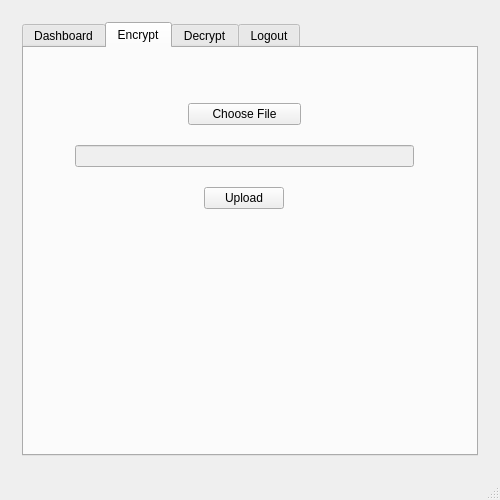
<?xml version="1.0" encoding="UTF-8"?>
<ui version="4.0">
 <class>MainWindow</class>
 <widget class="QMainWindow" name="MainWindow">
  <property name="geometry">
   <rect>
    <x>0</x>
    <y>0</y>
    <width>500</width>
    <height>500</height>
   </rect>
  </property>
  <property name="minimumSize">
   <size>
    <width>500</width>
    <height>500</height>
   </size>
  </property>
  <property name="maximumSize">
   <size>
    <width>500</width>
    <height>500</height>
   </size>
  </property>
  <property name="windowTitle">
   <string>MainWindow</string>
  </property>
  <widget class="QWidget" name="centralWidget">
   <property name="enabled">
    <bool>true</bool>
   </property>
   <layout class="QHBoxLayout" name="horizontalLayout_2">
    <item>
     <widget class="QStackedWidget" name="stackedWidget">
      <property name="enabled">
       <bool>true</bool>
      </property>
      <property name="currentIndex">
       <number>1</number>
      </property>
      <widget class="QWidget" name="login">
       <property name="styleSheet">
        <string notr="true"/>
       </property>
       <widget class="QFrame" name="verticalFrame">
        <property name="geometry">
         <rect>
          <x>50</x>
          <y>70</y>
          <width>382</width>
          <height>201</height>
         </rect>
        </property>
        <property name="layoutDirection">
         <enum>Qt::LeftToRight</enum>
        </property>
        <property name="styleSheet">
         <string notr="true">QFrame {
	background: orange;
}
QFrame{
	border-radius: 8px;
}
QLineEdit{
	background-color: white;}
QFrame{
	padding: 5px;
}
.QFrame{
	border: 1px solid grey;
}</string>
        </property>
        <property name="frameShape">
         <enum>QFrame::NoFrame</enum>
        </property>
        <layout class="QGridLayout" name="gridLayout">
         <item row="2" column="1">
          <widget class="QLineEdit" name="password">
           <property name="styleSheet">
            <string notr="true"/>
           </property>
           <property name="text">
            <string>password</string>
           </property>
           <property name="echoMode">
            <enum>QLineEdit::Password</enum>
           </property>
          </widget>
         </item>
         <item row="1" column="0">
          <widget class="QLabel" name="emailLabel">
           <property name="text">
            <string>Email</string>
           </property>
           <property name="alignment">
            <set>Qt::AlignRight|Qt::AlignTrailing|Qt::AlignVCenter</set>
           </property>
          </widget>
         </item>
         <item row="1" column="1">
          <widget class="QLineEdit" name="email">
           <property name="enabled">
            <bool>true</bool>
           </property>
           <property name="text">
            <string>ceo@test.com</string>
           </property>
          </widget>
         </item>
         <item row="3" column="1">
          <widget class="QLabel" name="statusLabel">
           <property name="enabled">
            <bool>true</bool>
           </property>
           <property name="text">
            <string/>
           </property>
           <property name="alignment">
            <set>Qt::AlignCenter</set>
           </property>
          </widget>
         </item>
         <item row="2" column="0">
          <widget class="QLabel" name="passwordLabel">
           <property name="text">
            <string>Password</string>
           </property>
           <property name="alignment">
            <set>Qt::AlignRight|Qt::AlignTrailing|Qt::AlignVCenter</set>
           </property>
          </widget>
         </item>
         <item row="0" column="0" colspan="2" alignment="Qt::AlignHCenter">
          <widget class="QLabel" name="label">
           <property name="text">
            <string>Login</string>
           </property>
           <property name="alignment">
            <set>Qt::AlignCenter</set>
           </property>
          </widget>
         </item>
         <item row="4" column="1">
          <layout class="QHBoxLayout" name="horizontalLayout">
           <item>
            <widget class="QPushButton" name="cancelButton">
             <property name="text">
              <string>Cancel</string>
             </property>
            </widget>
           </item>
           <item>
            <widget class="QPushButton" name="loginButton">
             <property name="text">
              <string>Login</string>
             </property>
            </widget>
           </item>
          </layout>
         </item>
        </layout>
       </widget>
      </widget>
      <widget class="QWidget" name="page_2">
       <layout class="QHBoxLayout" name="horizontalLayout_5">
        <item>
         <widget class="QTabWidget" name="tabWidget">
          <property name="currentIndex">
           <number>1</number>
          </property>
          <widget class="QWidget" name="Dashboard">
           <attribute name="title">
            <string>Dashboard</string>
           </attribute>
           <widget class="QLabel" name="tabStatusLabel">
            <property name="geometry">
             <rect>
              <x>110</x>
              <y>30</y>
              <width>211</width>
              <height>71</height>
             </rect>
            </property>
            <property name="text">
             <string>TextLabel</string>
            </property>
            <property name="alignment">
             <set>Qt::AlignCenter</set>
            </property>
           </widget>
          </widget>
          <widget class="QWidget" name="Encrypt">
           <attribute name="title">
            <string>Encrypt</string>
           </attribute>
           <widget class="QWidget" name="verticalLayoutWidget">
            <property name="geometry">
             <rect>
              <x>40</x>
              <y>30</y>
              <width>361</width>
              <height>159</height>
             </rect>
            </property>
            <layout class="QVBoxLayout" name="verticalLayout">
             <item alignment="Qt::AlignHCenter">
              <widget class="QPushButton" name="fileChooseButton">
               <property name="sizePolicy">
                <sizepolicy hsizetype="Fixed" vsizetype="Fixed">
                 <horstretch>0</horstretch>
                 <verstretch>0</verstretch>
                </sizepolicy>
               </property>
               <property name="minimumSize">
                <size>
                 <width>113</width>
                 <height>0</height>
                </size>
               </property>
               <property name="styleSheet">
                <string notr="true"/>
               </property>
               <property name="text">
                <string>Choose File</string>
               </property>
              </widget>
             </item>
             <item>
              <widget class="QLineEdit" name="uploadFileLineEdit">
               <property name="enabled">
                <bool>false</bool>
               </property>
              </widget>
             </item>
             <item alignment="Qt::AlignHCenter">
              <widget class="QPushButton" name="uploadButton">
               <property name="sizePolicy">
                <sizepolicy hsizetype="Fixed" vsizetype="Fixed">
                 <horstretch>0</horstretch>
                 <verstretch>0</verstretch>
                </sizepolicy>
               </property>
               <property name="styleSheet">
                <string notr="true"/>
               </property>
               <property name="text">
                <string>Upload</string>
               </property>
              </widget>
             </item>
            </layout>
           </widget>
          </widget>
          <widget class="QWidget" name="Decrypt">
           <attribute name="title">
            <string>Decrypt</string>
           </attribute>
           <widget class="QPushButton" name="getFile">
            <property name="geometry">
             <rect>
              <x>170</x>
              <y>0</y>
              <width>113</width>
              <height>32</height>
             </rect>
            </property>
            <property name="text">
             <string>get file</string>
            </property>
           </widget>
           <widget class="QProgressBar" name="downloadProgress">
            <property name="geometry">
             <rect>
              <x>30</x>
              <y>370</y>
              <width>391</width>
              <height>21</height>
             </rect>
            </property>
            <property name="value">
             <number>0</number>
            </property>
           </widget>
           <widget class="QTableWidget" name="fileList">
            <property name="geometry">
             <rect>
              <x>30</x>
              <y>70</y>
              <width>391</width>
              <height>241</height>
             </rect>
            </property>
           </widget>
           <widget class="QWidget" name="horizontalLayoutWidget">
            <property name="geometry">
             <rect>
              <x>30</x>
              <y>310</y>
              <width>391</width>
              <height>41</height>
             </rect>
            </property>
            <layout class="QHBoxLayout" name="horizontalLayout_3">
             <item>
              <widget class="QLineEdit" name="fileNameLineEdit"/>
             </item>
             <item>
              <widget class="QPushButton" name="downloadFileButton">
               <property name="styleSheet">
                <string notr="true"/>
               </property>
               <property name="text">
                <string>Download File</string>
               </property>
              </widget>
             </item>
            </layout>
           </widget>
           <widget class="QWidget" name="horizontalLayoutWidget_2">
            <property name="geometry">
             <rect>
              <x>30</x>
              <y>30</y>
              <width>391</width>
              <height>41</height>
             </rect>
            </property>
            <layout class="QHBoxLayout" name="horizontalLayout_4">
             <item>
              <widget class="QLabel" name="label_2">
               <property name="sizePolicy">
                <sizepolicy hsizetype="Fixed" vsizetype="Preferred">
                 <horstretch>0</horstretch>
                 <verstretch>0</verstretch>
                </sizepolicy>
               </property>
               <property name="text">
                <string>User Name</string>
               </property>
              </widget>
             </item>
             <item>
              <widget class="QComboBox" name="comboBox"/>
             </item>
             <item>
              <widget class="QPushButton" name="getFileButton">
               <property name="sizePolicy">
                <sizepolicy hsizetype="Fixed" vsizetype="Fixed">
                 <horstretch>0</horstretch>
                 <verstretch>0</verstretch>
                </sizepolicy>
               </property>
               <property name="text">
                <string>Refresh file list</string>
               </property>
              </widget>
             </item>
            </layout>
           </widget>
          </widget>
          <widget class="QWidget" name="Logout">
           <attribute name="title">
            <string>Logout</string>
           </attribute>
          </widget>
         </widget>
        </item>
       </layout>
      </widget>
     </widget>
    </item>
   </layout>
  </widget>
  <widget class="QStatusBar" name="statusBar"/>
  <widget class="QMenuBar" name="menuBar">
   <property name="geometry">
    <rect>
     <x>0</x>
     <y>0</y>
     <width>500</width>
     <height>22</height>
    </rect>
   </property>
  </widget>
 </widget>
 <layoutdefault spacing="6" margin="11"/>
 <resources/>
 <connections/>
</ui>
